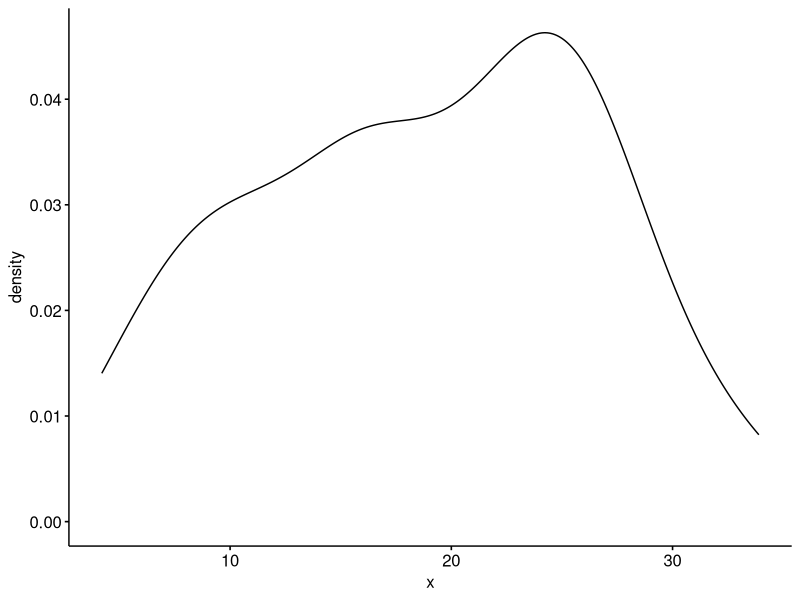
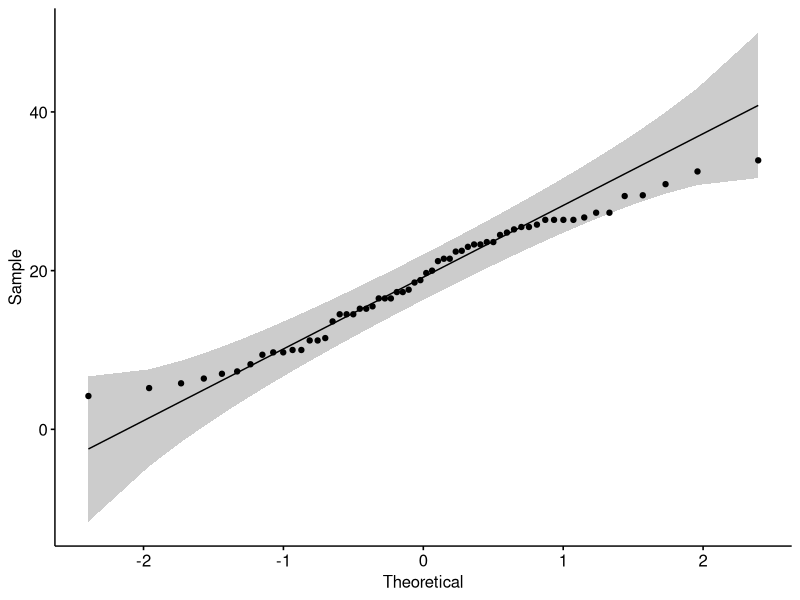
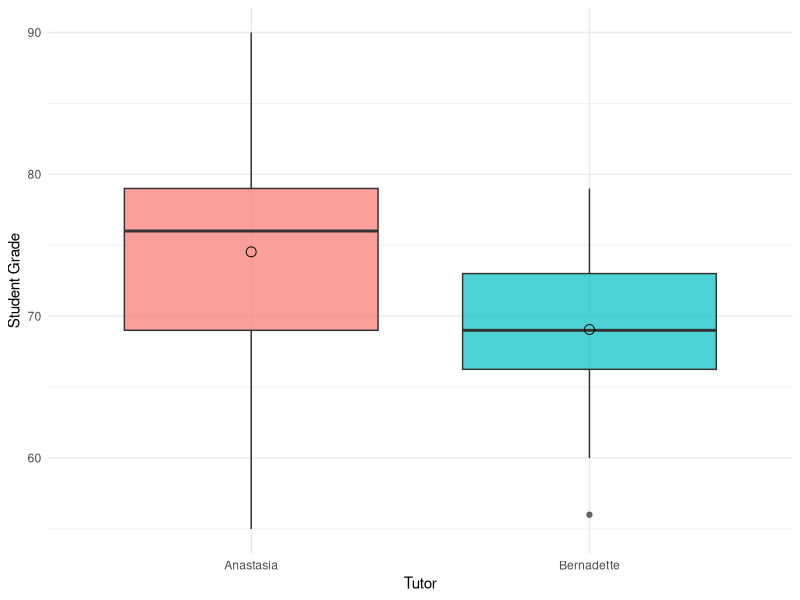

These charts were generated, in order, by the following R code:
# Week 8 | Experimental Methods 1
# LAB


# DATA MANIPULATION

# load tidyverse
library(tidyverse)

# importing data
getwd()
setwd("/cloud/project/dataset")

rawdata <- read.csv("practicedata1.csv")

# Look at the dataset using view() / head() function
view(rawdata)

# renaming variables
data.renamed <- rawdata %>% 
  rename(year = YR1001, hinc = H00109, oinc = H00110, save = H99010)

# subset by selecting variables
data.selected <- data.renamed %>% 
  select(pid, year, nat, hinc, oinc, 	save, sex, birth_yr, no_children,	no_people, emp_status)

data.selected <- data.renamed %>% 
  select(-garden, -sugar, -animals)

# subset by filtering observations (rows)
data.filtered <- data.selected %>% 
  filter(birth_yr > 1956 & birth_yr < 2003 & year == 2002)


# NORMALITY TESTS

# load dataset
data <- ToothGrowth

# Shapiro-Wilks test
shapiro.test(data$len)

# plots
library(ggpubr)

ggdensity(data$len) 

ggqqplot(data$len)



# T-TESTS
tutors <- read.csv("tutors.csv")

t.test(
  tutors$grade[tutors$tutor == "Anastasia"],
  tutors$grade[tutors$tutor == "Bernadette"])

ggplot(tutors, aes(group = tutor, x = tutor, y = grade, fill = tutor)) +
  geom_boxplot(alpha = 0.7) + labs(x="Tutor", y="Student Grade") +
  stat_summary(fun=mean, geom="point", shape=1, size=3, color="black", fill="black") + 
  theme_minimal() + theme(legend.position = "none")

